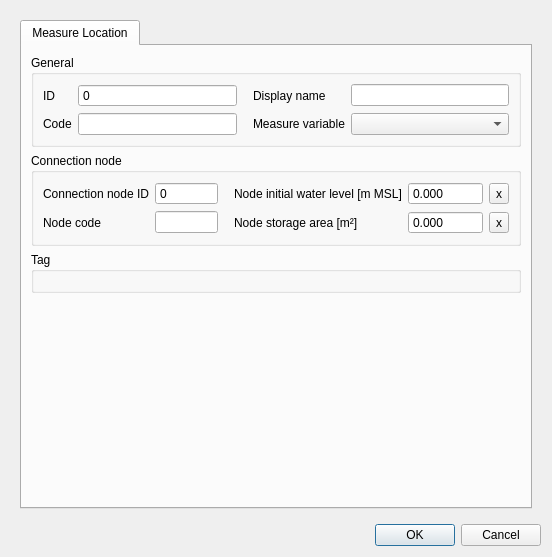
<?xml version="1.0" encoding="UTF-8"?>
<ui version="4.0">
 <class>Dialog</class>
 <widget class="QDialog" name="Dialog">
  <property name="geometry">
   <rect>
    <x>0</x>
    <y>0</y>
    <width>552</width>
    <height>557</height>
   </rect>
  </property>
  <property name="windowTitle">
   <string>Dialog</string>
  </property>
  <layout class="QGridLayout" name="gridLayout">
   <item row="0" column="0">
    <widget class="QScrollArea" name="scrollArea">
     <property name="frameShape">
      <enum>QFrame::NoFrame</enum>
     </property>
     <property name="widgetResizable">
      <bool>true</bool>
     </property>
     <widget class="QWidget" name="scrollAreaWidgetContents">
      <property name="geometry">
       <rect>
        <x>0</x>
        <y>0</y>
        <width>534</width>
        <height>510</height>
       </rect>
      </property>
      <layout class="QGridLayout" name="gridLayout_7">
       <item row="0" column="0">
        <widget class="QTabWidget" name="tabWidget">
         <property name="locale">
          <locale language="English" country="UnitedStates"/>
         </property>
         <property name="inputMethodHints">
          <set>Qt::ImhNone</set>
         </property>
         <property name="currentIndex">
          <number>0</number>
         </property>
         <widget class="QWidget" name="tab">
          <attribute name="title">
           <string>Measure Location</string>
          </attribute>
          <layout class="QGridLayout" name="gridLayout_18">
           <item row="4" column="0">
            <spacer name="verticalSpacer_3">
             <property name="orientation">
              <enum>Qt::Vertical</enum>
             </property>
             <property name="sizeHint" stdset="0">
              <size>
               <width>20</width>
               <height>40</height>
              </size>
             </property>
            </spacer>
           </item>
           <item row="2" column="0">
            <widget class="QGroupBox" name="grp_conn_node">
             <property name="enabled">
              <bool>true</bool>
             </property>
             <property name="locale">
              <locale language="English" country="UnitedStates"/>
             </property>
             <property name="title">
              <string>Connection node</string>
             </property>
             <layout class="QGridLayout" name="gridLayout_5">
              <item row="0" column="3">
               <widget class="QDoubleSpinBox" name="connection_node_initial_water_level">
                <property name="sizePolicy">
                 <sizepolicy hsizetype="Expanding" vsizetype="Fixed">
                  <horstretch>0</horstretch>
                  <verstretch>0</verstretch>
                 </sizepolicy>
                </property>
                <property name="locale">
                 <locale language="English" country="UnitedStates"/>
                </property>
                <property name="inputMethodHints">
                 <set>Qt::ImhNone</set>
                </property>
                <property name="buttonSymbols">
                 <enum>QAbstractSpinBox::NoButtons</enum>
                </property>
                <property name="decimals">
                 <number>3</number>
                </property>
                <property name="minimum">
                 <double>-1000.000000000000000</double>
                </property>
                <property name="maximum">
                 <double>1000000.000000000000000</double>
                </property>
                <property name="showClearButton" stdset="0">
                 <bool>true</bool>
                </property>
                <property name="clearValue" stdset="0">
                 <bool>true</bool>
                </property>
                <property name="expressionsEnabled" stdset="0">
                 <bool>true</bool>
                </property>
               </widget>
              </item>
              <item row="1" column="1">
               <widget class="QLineEdit" name="connection_node_code">
                <property name="sizePolicy">
                 <sizepolicy hsizetype="Expanding" vsizetype="Fixed">
                  <horstretch>0</horstretch>
                  <verstretch>0</verstretch>
                 </sizepolicy>
                </property>
                <property name="locale">
                 <locale language="English" country="UnitedStates"/>
                </property>
                <property name="clearButtonEnabled">
                 <bool>true</bool>
                </property>
               </widget>
              </item>
              <item row="0" column="2">
               <widget class="QLabel" name="label_16">
                <property name="locale">
                 <locale language="English" country="UnitedStates"/>
                </property>
                <property name="text">
                 <string>Node initial water level [m MSL]</string>
                </property>
                <property name="alignment">
                 <set>Qt::AlignLeading|Qt::AlignLeft|Qt::AlignVCenter</set>
                </property>
                <property name="indent">
                 <number>10</number>
                </property>
               </widget>
              </item>
              <item row="1" column="0">
               <widget class="QLabel" name="label_8">
                <property name="locale">
                 <locale language="English" country="UnitedStates"/>
                </property>
                <property name="text">
                 <string>Node code</string>
                </property>
                <property name="alignment">
                 <set>Qt::AlignLeading|Qt::AlignLeft|Qt::AlignVCenter</set>
                </property>
               </widget>
              </item>
              <item row="1" column="2">
               <widget class="QLabel" name="label_14">
                <property name="locale">
                 <locale language="English" country="UnitedStates"/>
                </property>
                <property name="text">
                 <string>Node storage area [m²]</string>
                </property>
                <property name="alignment">
                 <set>Qt::AlignLeading|Qt::AlignLeft|Qt::AlignVCenter</set>
                </property>
                <property name="indent">
                 <number>10</number>
                </property>
               </widget>
              </item>
              <item row="0" column="1">
               <widget class="QSpinBox" name="connection_node_id">
                <property name="sizePolicy">
                 <sizepolicy hsizetype="Expanding" vsizetype="Fixed">
                  <horstretch>0</horstretch>
                  <verstretch>0</verstretch>
                 </sizepolicy>
                </property>
                <property name="locale">
                 <locale language="English" country="UnitedStates"/>
                </property>
                <property name="readOnly">
                 <bool>true</bool>
                </property>
                <property name="buttonSymbols">
                 <enum>QAbstractSpinBox::NoButtons</enum>
                </property>
                <property name="maximum">
                 <number>999999999</number>
                </property>
                <property name="showClearButton" stdset="0">
                 <bool>true</bool>
                </property>
                <property name="clearValue" stdset="0">
                 <bool>true</bool>
                </property>
                <property name="expressionsEnabled" stdset="0">
                 <bool>false</bool>
                </property>
               </widget>
              </item>
              <item row="0" column="4">
               <widget class="QToolButton" name="connection_node_initial_water_level_clear">
                <property name="text">
                 <string>x</string>
                </property>
               </widget>
              </item>
              <item row="1" column="4">
               <widget class="QToolButton" name="connection_node_storage_area_clear">
                <property name="text">
                 <string>x</string>
                </property>
               </widget>
              </item>
              <item row="1" column="3">
               <widget class="QDoubleSpinBox" name="connection_node_storage_area">
                <property name="sizePolicy">
                 <sizepolicy hsizetype="Expanding" vsizetype="Fixed">
                  <horstretch>0</horstretch>
                  <verstretch>0</verstretch>
                 </sizepolicy>
                </property>
                <property name="locale">
                 <locale language="English" country="UnitedStates"/>
                </property>
                <property name="inputMethodHints">
                 <set>Qt::ImhNone</set>
                </property>
                <property name="buttonSymbols">
                 <enum>QAbstractSpinBox::NoButtons</enum>
                </property>
                <property name="decimals">
                 <number>3</number>
                </property>
                <property name="maximum">
                 <double>999999999.000000000000000</double>
                </property>
                <property name="clearValue" stdset="0">
                 <bool>true</bool>
                </property>
               </widget>
              </item>
              <item row="0" column="0">
               <widget class="QLabel" name="label_7">
                <property name="locale">
                 <locale language="English" country="UnitedStates"/>
                </property>
                <property name="text">
                 <string>Connection node ID</string>
                </property>
                <property name="alignment">
                 <set>Qt::AlignLeading|Qt::AlignLeft|Qt::AlignVCenter</set>
                </property>
               </widget>
              </item>
             </layout>
            </widget>
           </item>
           <item row="0" column="0">
            <widget class="QGroupBox" name="grp_general">
             <property name="enabled">
              <bool>true</bool>
             </property>
             <property name="locale">
              <locale language="English" country="UnitedStates"/>
             </property>
             <property name="title">
              <string>General</string>
             </property>
             <layout class="QGridLayout" name="gridLayout_2">
              <item row="0" column="1">
               <widget class="QSpinBox" name="id">
                <property name="locale">
                 <locale language="English" country="UnitedStates"/>
                </property>
                <property name="readOnly">
                 <bool>true</bool>
                </property>
                <property name="buttonSymbols">
                 <enum>QAbstractSpinBox::NoButtons</enum>
                </property>
                <property name="maximum">
                 <number>99999999</number>
                </property>
                <property name="showClearButton" stdset="0">
                 <bool>true</bool>
                </property>
                <property name="clearValue" stdset="0">
                 <bool>true</bool>
                </property>
                <property name="expressionsEnabled" stdset="0">
                 <bool>false</bool>
                </property>
               </widget>
              </item>
              <item row="1" column="0">
               <widget class="QLabel" name="label_3">
                <property name="locale">
                 <locale language="English" country="UnitedStates"/>
                </property>
                <property name="text">
                 <string>Code</string>
                </property>
                <property name="alignment">
                 <set>Qt::AlignLeading|Qt::AlignLeft|Qt::AlignVCenter</set>
                </property>
               </widget>
              </item>
              <item row="1" column="1">
               <widget class="QLineEdit" name="code">
                <property name="sizePolicy">
                 <sizepolicy hsizetype="Expanding" vsizetype="Fixed">
                  <horstretch>0</horstretch>
                  <verstretch>0</verstretch>
                 </sizepolicy>
                </property>
                <property name="locale">
                 <locale language="English" country="UnitedStates"/>
                </property>
                <property name="clearButtonEnabled">
                 <bool>true</bool>
                </property>
               </widget>
              </item>
              <item row="0" column="0">
               <widget class="QLabel" name="label">
                <property name="locale">
                 <locale language="English" country="UnitedStates"/>
                </property>
                <property name="text">
                 <string>ID</string>
                </property>
                <property name="alignment">
                 <set>Qt::AlignLeading|Qt::AlignLeft|Qt::AlignVCenter</set>
                </property>
               </widget>
              </item>
              <item row="0" column="2">
               <widget class="QLabel" name="label_2">
                <property name="locale">
                 <locale language="English" country="UnitedStates"/>
                </property>
                <property name="text">
                 <string>Display name</string>
                </property>
                <property name="alignment">
                 <set>Qt::AlignLeading|Qt::AlignLeft|Qt::AlignVCenter</set>
                </property>
                <property name="indent">
                 <number>10</number>
                </property>
               </widget>
              </item>
              <item row="0" column="3">
               <widget class="QLineEdit" name="display_name">
                <property name="sizePolicy">
                 <sizepolicy hsizetype="Expanding" vsizetype="Fixed">
                  <horstretch>0</horstretch>
                  <verstretch>0</verstretch>
                 </sizepolicy>
                </property>
                <property name="locale">
                 <locale language="English" country="UnitedStates"/>
                </property>
                <property name="clearButtonEnabled">
                 <bool>true</bool>
                </property>
               </widget>
              </item>
              <item row="1" column="2">
               <widget class="QLabel" name="label_4">
                <property name="text">
                 <string>Measure variable</string>
                </property>
                <property name="indent">
                 <number>10</number>
                </property>
               </widget>
              </item>
              <item row="1" column="3">
               <widget class="QComboBox" name="measure_variable"/>
              </item>
             </layout>
            </widget>
           </item>
           <item row="3" column="0">
            <widget class="QGroupBox" name="grp_tag">
             <property name="font">
              <font>
               <weight>50</weight>
               <bold>false</bold>
              </font>
             </property>
             <property name="title">
              <string>Tag</string>
             </property>
             <layout class="QGridLayout" name="gridLayout_16">
              <item row="0" column="0" colspan="2">
               <layout class="QHBoxLayout" name="tags_layout"/>
              </item>
             </layout>
            </widget>
           </item>
          </layout>
         </widget>
        </widget>
       </item>
      </layout>
     </widget>
    </widget>
   </item>
   <item row="1" column="0">
    <widget class="QDialogButtonBox" name="buttonBox">
     <property name="standardButtons">
      <set>QDialogButtonBox::Cancel|QDialogButtonBox::Ok</set>
     </property>
    </widget>
   </item>
  </layout>
 </widget>
 <tabstops>
  <tabstop>scrollArea</tabstop>
  <tabstop>tabWidget</tabstop>
  <tabstop>id</tabstop>
  <tabstop>code</tabstop>
  <tabstop>display_name</tabstop>
 </tabstops>
 <resources/>
 <connections/>
</ui>
